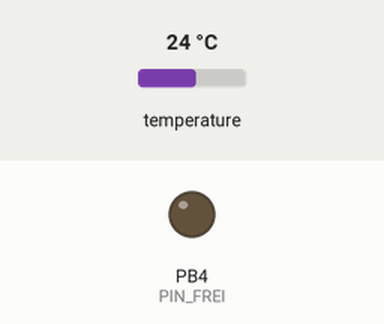
The sketch below on a simulated ATtiny85, built with avr-gcc and run on an emulated ATtiny85. On the bench: output pins drawn as LEDs (lit = HIGH). The inputs (shaded band) are chosen by the test bench; at power-on: temperature 24 °C. Sleep ends after the set time or at an interrupt; pins used as bus, display or sensor lines are not drawn.

Above: at 2.8 s.
At 76.4 s:
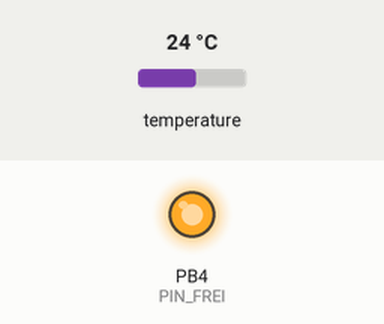
Timing chart, 0 to 93.0 s (numbered marks = the images above):
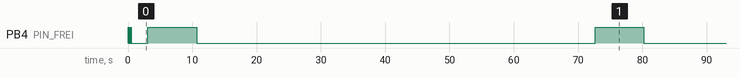

Measured:
- by itself, PB4 (PIN_FREI): HIGH → LOW at 0.10 s, → HIGH 0.10 s later, → LOW 0.10 s later, → HIGH 0.10 s later, … (9 changes in this stretch)

The sketch:

_ATTINY85_Bodenfeuchte_Sensor_Tiny_Version.ino
```cpp
/************************************************************************
*  433MHz - Bodenfeuchte-Sensor [FHEM]
*  Thanks to TantaJu@https://forum.fhem.de/index.php/topic,57460.0.html
*  used original Mysensor-Sketch as template
*  juergs, 16.10.2016, initial version.
*  juergs, 22.10.2016, updated.
*  juergs, 30.10.2016, updated.
*  *********************************************************************
*  ATMEL ATTINY 25/45/85 / ARDUINO
*
*                      +-\/-+
*     Reset(D 5) PB5  1|    |8  Vcc
*     Ain3 (D 3) PB3  2|    |7  PB2 (D 2) Ain1
*     Ain2 (D 4) PB4  3|    |6  PB1 (D 1) pwm1
*                GND  4|    |5  PB0 (D 0) pwm0 *INT0*
*                      +----+
*
*  Install: ATtiny-Models in Arduino IDE: http://highlowtech.org/?p=1695
* ----------------------------------------------------------------------------------------------------------------------------------------
*
*  ATTINY:
*    https://cpldcpu.wordpress.com/2014/04/25/the-nanite-85/
*    https://thewanderingengineer.com/2014/08/11/pin-change-interrupts-on-attiny85/
*    http://thegaragelab.com/a-software-uart-for-the-attiny85/
*    https://github.com/thegaragelab/tinytemplate
*    https://github.com/thegaragelab/microboot
*    http://thegaragelab.com/microboot-a-simple-bootloader/
*	 http://shelvin.de/den-mittelwert-fortlaufend-bilden-mit-einer-funktion/
*	 http://shelvin.de/arduino-in-den-sleep_mode_pwr_down-schlaf-modus-setzen/
*	 http://donalmorrissey.blogspot.de/2010/04/putting-arduino-diecimila-to-sleep-part.html
*	 https://code.google.com/archive/p/narcoleptic/
*	 http://playground.arduino.cc/Main/LibraryList#Testing
*	 http://www.engblaze.com/hush-little-microprocessor-avr-and-arduino-sleep-mode-basics/
*	 http://donalmorrissey.blogspot.de/2010/04/sleeping-arduino-part-5-wake-up-via.html
+	 http://milesburton.com/Main_Page?title=Dallas_Temperature_Control_Library
+	 http://www.pjrc.com/teensy/td_libs_OneWire.html
*	 http://en.cppreference.com/w/cpp/language/integer_literal
*
* ----------------------------------------------------------------------------------------------------------------------------------------
*   Note: Naroleptic-Lib ist verändert!
*		// -- extra mod to add support attiny85 in Narcoleptic.cpp
*		#if defined(__AVR_ATtiny85__)
*		#define WDTCSR WDTCR
*		#endif
* ----------------------------------------------------------------------------------------------------------------------------------------
*
*		sprintf-Beispiel:
*		-----------------
*		char line[17];
*		// Hardware ID:
*		sprintf(line, "%02X%02X%02X%02X%02X%02X%02X%02X", addr[0], addr[1], addr[2], addr[3], addr[4], addr[5], addr[6], addr[7]);
*
* ----------------------------------------------------------------------------------------------------------------------------------------
*
* The LaCrosse-protocol (TX2)seems to be:
*
*     Bits 0-3: header
*     Bits 4-11: device ID, changes when replacing the batteries. Unlike in the post linked above, bit 11 does not appear to be a checksum.
*     Bits 12-15: either 1111 for automatic transmission (once every 60 seconds) or 1011 for manual transmission (using the button in the battery compartment). Manual transmission does not update the weather station.
*     Bits 16-27: encode the temperature. The system of encoding decimal digits seems to be ditched in favor of a more elegant one: apply a NOT (change 1 to 0 and 0 to 1), convert to base 10, divide by 10 (into a float), subtract 50, and the result is the temperature in C.
*     Bits 28-35: encode the relative humidity. Apply a NOT, convert to base 10, and the result is the relative humidity in %.
*     Bits 36-43: appear to encode a checksum (though I plan to double-check if this is not the dew point, also reported by the weather station).

*     Example:
*     HHHH 1000 0010 1111 1101 0010 1111 1101 0011 1010 0100
*     encoding T=22.0C and RH=44%
*
*****************************************************************************************************************************************************
*/

/**/
#define USE_LOCAL_ARDUINO_LIBRARIES
/**/

#ifdef USE_LOCAL_ARDUINO_LIBRARIES
	#include "LaCrosse.h"
	#include "Narcoleptic.h"
	#include "OneWire.h"
#else
	#include <attiny_bodenfeuchte_sensor\LaCrosse.h>
	#include <attiny_bodenfeuchte_sensor\Narcoleptic.h>
	#include <attiny_bodenfeuchte_sensor\OneWire.h>
#endif

#include <avr/power.h>
//#include "D:\Program Files (x86)\Arduino\arduino-1.6.12\hardware\tools\avr\avr\include\avr\power.h"

#define SN "Bodenfeuchte-Sensor-433-ATtiny85-Version"
#define SV "1.3 vom 30.10.2016"
#define SV "1.4 vom 29.01.2017"

//--- conditionals
//--- zum aktivieren Kommentierung entfernen
//#define USE_WITH_NANO
#define USE_SEPARATE_BATTERIE_ID
#define USE_WITH_DALLAS_SENSOR
#define USE_WITH_LED
//#define USE_SERIAL_OUTPUT_NANO
//#define USE_SERIAL_OUTPUT_ATTINY
#define DEBUG_TEST_MODUS	0		// 0 = Off, 1 = On

#ifdef USE_WITH_NANO
	#define DALLAS_SENSOR_PIN         10    //   PIN5 = PB0 = D0 - Achtung: MOSI, Jumper zum Programmieren entfernen.
	#define BODENFEUCHTE_SENSOR_PIN   2     //
	#define BODENFEUCHTE_POWER_PIN    11    //
	#define TX_433_PIN                12    //   PIN6 = PB1 = D1 - Achtung: MISO.   PIN_SEND in LaCrosse.cpp
#else
	//--- ATTiny
	#define DALLAS_SENSOR_PIN         0     //   PIN5 = PB0 = D0
	#define BODENFEUCHTE_SENSOR_PIN   2     //	 PIN7 = PB2 = D2
	#define BODENFEUCHTE_POWER_PIN    1     //   PIN6 = PB1 = D1
	#define TX_433_PIN                3     //   PIN2 = PB3 = D3	[### TODO: PIN_SEND in LaCrosse.cpp ebenfall setzen!!!]
	#define PIN_FREI				  4	    //   PIN3 = PB4 = D4
#endif

#define SENSORID_BODENFEUCHTE       102     //   Temperatur + Bodenfeuchte (int)
#define SENSORID_BATTERIE           103     //   VCC + Bodenfeuchte (float)
#define SLEEP_MINUTES				  1     //  +++ powerdown mode duration +++

#define OW_ROMCODE_SIZE               8

//--- use with leds?
#define LED_ONTIME		            100  // Number of cycles for LEDs to stay on, when only temporary
#define POWERAMV					  4    //--- Output line to provide power for the AMV
#define INPUTFREQ					  2    //--- IRQ input for frequency count. Must be 2 or 3

#define CHILD_ID					  0    //--- Child-Number for Humidity
#define CHILD_TEMP                    1	   //--- Child-Number for Temperature, if attached

#define BATTPOWER                     1	   //--- ADC Input for Battery-Power, comment out if no Step-Up is used

#define MAIN_PERIOD                 162    //--- Zeitfenster um Impulse zu zählen
#define SETTLE_TIME                 1000   //--- waiting time in ms between powering up AMV and stable frequency

#ifdef USE_WITH_LED
	#define LED_MAIN			PIN_FREI   // Mains for LEDs, must be set LOW for LEDs to work
#endif

									//--- globals
unsigned int              led_startup;
float                     controller_VCC		= 0.0;
long                      vcc_reading			= 0;
volatile unsigned int     pulsecount			= 0;	//--- Counter for pulses
unsigned int              average;						//---  floating average filter
byte                      led_temporary			= 1;    // Are LEDs jumpered, to stay on=0, otherwise 1
unsigned int              loop_counter			= 0;	// Verzögerungs-Timeout-Berechnung
														//--- TX-outputs:
volatile float            bodenfeuchte			= 0.0;
volatile float            batteriespannung		= 0.0;
long					  randomNumber			= 0;

long test = 0 ;

//--- serial msgbuffer
char *  msgbuf[100];

#ifdef USE_WITH_DALLAS_SENSOR
	//--- Temperatursensor-Instanz
	OneWire  dallas(DALLAS_SENSOR_PIN);	// on arduino port pin 2 (a 4.7K resistor is necessary, between Vcc and DQ-Pin   1=GND 2=DQ 3=Vcc )
#endif

//---------------------------------------------------------------------
//---------------------------------------------------------------------
//--- Prototypes
float DoBodenFeuchteMeasurement(void);
float ReadSingleOneWireSensor(OneWire ds);
long  readVcc(void);
void  blink(byte pin, int delay_ms);
//---------------------------------------------------------------------
//---------------------------------------------------------------------
void setup()
{
	/*setup code here*/
	pinMode(TX_433_PIN, OUTPUT);
	pinMode(DALLAS_SENSOR_PIN, OUTPUT);
	digitalWrite(DALLAS_SENSOR_PIN, HIGH);

	//--- make power-line for AMV output and low for idle
	pinMode(BODENFEUCHTE_POWER_PIN, OUTPUT);
	digitalWrite(BODENFEUCHTE_POWER_PIN, LOW);

	//--- preset SensorId & TX instance
	LaCrosse.bSensorId = SENSORID_BODENFEUCHTE;
	LaCrosse.setTxPinMode(OUTPUT);

#ifdef USE_WITH_LED
	pinMode(PIN_FREI, OUTPUT);
	//--- using LED on D4, if exists
	blink(PIN_FREI, LED_ONTIME);
	blink(PIN_FREI, LED_ONTIME);
	blink(PIN_FREI, LED_ONTIME);
#else
	//--- to save power
	pinMode(PIN_FREI, INPUT);
#endif

	delay(2000);
}
//---------------------------------------------------------------------
//	* * *   M A I N - L O O P  * * *
//---------------------------------------------------------------------
void loop()
{
	//--- set attiny back to normal operation mode
	pinMode(DALLAS_SENSOR_PIN, OUTPUT);
	LaCrosse.setTxPinMode(OUTPUT);


	power_adc_enable();

	delay(500); // ms, needed for settling DS18B20

#ifdef USE_WITH_LED
	digitalWrite(PIN_FREI, HIGH);  //--- Led On
#endif // USE_WITH

	//--- Betriebsspannung auslesen
	vcc_reading = readVcc();

	//float controllerVCC = 1.1 * 1023 / vcc_reading;
	float controllerVCC = vcc_reading / 1000.0;

	//--- Bodenfeuchte auslesen
	bodenfeuchte = DoBodenFeuchteMeasurement();

#ifdef USE_WITH_DALLAS_SENSOR
	float theta = ReadSingleOneWireSensor(dallas);
#else
	float theta = 0.0;
#endif

	// *** Bodenfeuchte-Zaehlerstand senden
	//     transfer measured values through LaCrosse-TX2-instance
	//*****************************************
	LaCrosse.bSensorId = SENSORID_BODENFEUCHTE;
	//*****************************************
	LaCrosse.t = theta;         //--- alias temperature;
	LaCrosse.sendTemperature();
	LaCrosse.sleep(1);        /* 1 second, no power-reduction! see impact on powersave */
	LaCrosse.h = bodenfeuchte / 100;    //--- alias humidity for 100% scaling;
	LaCrosse.sendHumidity();
	LaCrosse.sleep(1);        /* 1 second, no power-reduction! see impact on powersave */

	// *** Batteriespannung senden
#ifdef USE_SEPARATE_BATTERIE_ID
	//*****************************************
	LaCrosse.bSensorId = SENSORID_BATTERIE;
	//*****************************************
#endif
	LaCrosse.t = float(bodenfeuchte) / 1000;   // for 10er scaling
	LaCrosse.sendTemperature();
	LaCrosse.sleep(1);					//--- 1 second, no power-reduction! see impact on powersave
	LaCrosse.h = controllerVCC;			//--- alias humidity;
	LaCrosse.sendHumidity();
	LaCrosse.sleep(1);					//--- 1 second, no power-reduction!

#ifdef USE_WITH_LED
	digitalWrite(PIN_FREI, LOW);  //--- Led Off
#endif // USE_WITH


#if DEBUG_TEST_MODUS == 1
	delay(3000);     //--- as test repetition in millis
#else

	//--- preserve more power during sleep phase
	pinMode(DALLAS_SENSOR_PIN, INPUT);
	LaCrosse.setTxPinMode(INPUT);

	//--- switch AD-converter off
	power_adc_disable();

	//--- fall to deep powersave-sleep, see notes in comments and
	Narcoleptic.delay_minutes(SLEEP_MINUTES);
#endif
}

//---------------------------------------------------------------------
void myinthandler(void)   //--- async interrupt handler
{
	pulsecount++;
}
//---------------------------------------------------------------------
float DoBodenFeuchteMeasurement(void)
{
	//--- [1] startUp Multivibrator
	pinMode(BODENFEUCHTE_SENSOR_PIN, INPUT);
	pinMode(BODENFEUCHTE_POWER_PIN, OUTPUT);
	digitalWrite(BODENFEUCHTE_POWER_PIN, HIGH);   //--- power up sensor circuit

	//--- [2] wait for settle
	delay(SETTLE_TIME);

	//--- [3] Prepare measurement
	pulsecount = 0;

	// Sensor Pulses attached to INT0 Pin 5 = D0
	attachInterrupt(0, myinthandler, FALLING); // IRQ D2  high to low

	//--- [4] wait for measurement to finalize, wait for interrupt pulse actions
	delay(MAIN_PERIOD);

	//--- [5] store actual counter value
	//---     register counts per period (frequency) and calculate IIR
	unsigned long _pulses = pulsecount;
	pulsecount = 0;

	//--- simple floating average
	average += _pulses;
	if (average != _pulses)    //--- during startup both are equal
		average >>= 1;

	//---[6] stop measuring and AMV
	digitalWrite(BODENFEUCHTE_POWER_PIN, LOW);

	//--- Sensor Pulses attached to INT0 Pin 5 = D0
	detachInterrupt(0);

	pinMode(BODENFEUCHTE_SENSOR_PIN, INPUT);

	//--- [7] as result set reading  for TX
	return ((float)average);
}
//-------------------------------------------------------------------------
float ReadSingleOneWireSensor(OneWire ds)
{
	//--- 18B20 stuff
	byte i;
	byte type_s;
	byte data[12];
	byte addr[8];
	float celsius = 12.3;

	if (!ds.search(addr))
	{
		ds.reset_search();
		delay(250);
		return celsius;
	}

	if (OneWire::crc8(addr, 7) != addr[7])
	{
		return celsius;
	}

	//--- the first ROM byte indicates which chip
	switch (addr[0])
	{
	case 0x10:
		//Serial.println("  Chip = DS18S20");  // or old DS1820
		type_s = 1;
		break;
	case 0x28:
		// Serial.println("  Chip = DS18B20");
		type_s = 0;
		break;
	case 0x22:
		// Serial.println("  Chip = DS1822");
		type_s = 0;
		break;
	default:
		// Serial.println("Device is not a DS18x20 family device.");
		return celsius;
	}

	ds.reset();
	ds.select(addr);
	ds.write(0x44,1 );  // start conversion, use alternatively ds.write(0x44,1) with parasite power on at the end

	delay(1000);     // maybe 750ms is enough, maybe not
					 // we might do a ds.depower() here, but the reset will take care of it.

	ds.reset();		 //--- DS18B20 responds with presence pulse
	//--- match ROM 0x55, sensor sends ROM-code command ommitted here.
	ds.select(addr);
	ds.write(0xBE);         //--- read scratchpad
	for (i = 0; i < 9; i++)
	{
		//--- we need 9 bytes, 9th byte is CRC, first 8 are data
		data[i] = ds.read();
	}

	//--- Convert the data to actual temperature
	//--- because the result is a 16 bit signed integer, it should
	//--- be stored to an "int16_t" type, which is always 16 bits
	//--- even when compiled on a 32 bit processor.
	int16_t raw = (data[1] << 8) | data[0];
	if (type_s)
	{
		raw = raw << 3;     //--- 9 bit resolution default
		if (data[7] == 0x10)
		{
			//--- "count remain" gives full 12 bit resolution
			raw = (raw & 0xFFF0) + 12 - data[6];
		};
	}
	else
	{
		byte cfg = (data[4] & 0x60);
		// at lower res, the low bits are undefined, so let's zero them
		if (cfg == 0x00) raw = raw & ~7;  // 9 bit resolution, 93.75 ms
		else if (cfg == 0x20) raw = raw & ~3; // 10 bit res, 187.5 ms
		else if (cfg == 0x40) raw = raw & ~1; // 11 bit res, 375 ms
											  //// default is 12 bit resolution, 750 ms conversion time
	};

	celsius = (float)raw / 16.0;		//fahrenheit = celsius * 1.8 + 32.0;

	//---- Check if any reads failed and exit early (to try again).
	if (isnan(celsius))
	{
		//--- signalize error condition
		celsius = -99.9;
	};
	return celsius;
}
//---------------------------------------------------------------------
//--- Helpers
//---------------------------------------------------------------------
long readVcc()
{
	//--- read 1.1V reference against AVcc
	//--- set the reference to Vcc and the measurement to the internal 1.1V reference
#if defined(__AVR_ATmega32U4__) || defined(__AVR_ATmega1280__) || defined(__AVR_ATmega2560__)
	ADMUX = _BV(REFS0) | _BV(MUX4) | _BV(MUX3) | _BV(MUX2) | _BV(MUX1);
#elif defined (__AVR_ATtiny24__) || defined(__AVR_ATtiny44__) || defined(__AVR_ATtiny84__)
	ADMUX = _BV(MUX5) | _BV(MUX0);
#elif defined (__AVR_ATtiny25__) || defined(__AVR_ATtiny45__) || defined(__AVR_ATtiny85__)
	ADMUX = _BV(MUX3) | _BV(MUX2);
#else
	ADMUX = _BV(REFS0) | _BV(MUX3) | _BV(MUX2) | _BV(MUX1);
#endif

	delay(2); // Wait for Vref to settle

	ADCSRA |= _BV(ADSC); // Start conversion
	while (bit_is_set(ADCSRA, ADSC)); // measuring

	uint8_t low = ADCL; // must read ADCL first - it then locks ADCH
	uint8_t high = ADCH; // unlocks both

	long result = (high << 8) | low;

	/***************************************************************************************
	*  Berechnung/Skalierung mit manueller Messung der Betriebsspannung:
	*
	*        internal1.1Ref = 1.1 * Vcc1 (per voltmeter) / Vcc2 (per readVcc() function)
	*                       = 1.1 * 5126				 / 5258 => 1.09 ==> 1.09*1023*1000 = 1097049
	****************************************************************************************/

	result = 1125300L / result; // Calculate Vcc (in mV); 1125300 = 1.1*1023*1000

								//result = 1097049L / result; // korrigierter Wert bei 3V3 müsste fuer jeden Controller bestimmt werden, obiger Wert scheint allgemeiner zu sein.

	return result; // Vcc in millivolts
}
//-------------------------------------------------------------------------
void blink(byte pin, int delay_ms)
{
	pinMode(pin, OUTPUT);
	digitalWrite(pin, HIGH);
	delay(delay_ms);
	digitalWrite(pin, LOW);
	delay(delay_ms);
}
//-------------------------------------------------------------------------
//---------------------------------------------------------------------
// <eof>
//---------------------------------------------------------------------
```

LaCrosse.h
```cpp
/* LaCrosse - Header */

#ifndef LaCrosse_h
	#define LaCrosse_h

		#include <Arduino.h>
		#include <inttypes.h>
		#include <stdbool.h>

	class LaCrosseClass
	{
	  public:
		  void setTxPinMode(byte value);
		  void setSensorId(byte SensorId);
		  void sendTemperature();
		  void sendHumidity();
	      void sendPress();
		  void sleep(int sek);
		  //--- Temperature and Hunidity
		  float t, h;
		  byte bSensorId;
	  private:
		void O();
		void I();
		void CalcNibles();
		void SendNibble(int i);
		void sendNibles();
		void CalcTemp();
		void CalcHum();
	    void CalcPress();
		int freeRam();
	};

	extern LaCrosseClass LaCrosse;

#endif
```

Narcoleptic.h
```cpp
// (licence header left out)
#ifndef Narcoleptic_h
#define Narcoleptic_h

#include <inttypes.h>
#include <stdbool.h>
#include <Arduino.h>

class NarcolepticClass
{
  public:
    void delay_millis(unsigned int milliseconds);
	  void delay_minutes(int minutes);
  private:
    void sleep(uint8_t);
};
extern NarcolepticClass Narcoleptic;

#endif
```

Source omitted: LaCrosse.cpp (5949 bytes), Narcoleptic.cpp (3029 bytes)
